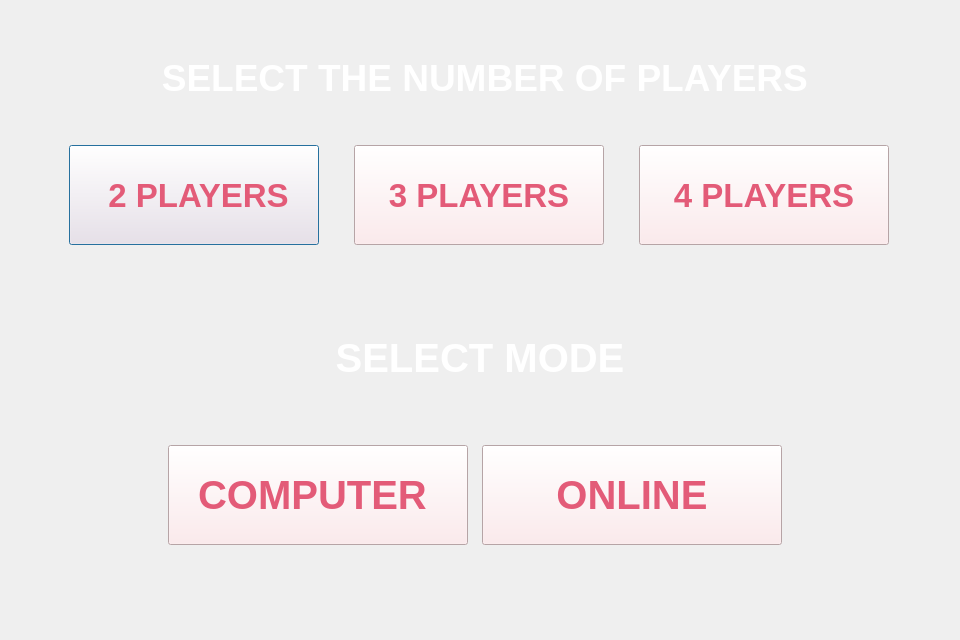
<?xml version="1.0" encoding="UTF-8"?>
<ui version="4.0">
 <class>PlayerNumber</class>
 <widget class="QDialog" name="PlayerNumber">
  <property name="geometry">
   <rect>
    <x>0</x>
    <y>0</y>
    <width>960</width>
    <height>640</height>
   </rect>
  </property>
  <property name="minimumSize">
   <size>
    <width>960</width>
    <height>640</height>
   </size>
  </property>
  <property name="maximumSize">
   <size>
    <width>960</width>
    <height>640</height>
   </size>
  </property>
  <property name="windowTitle">
   <string>Love Letter</string>
  </property>
  <property name="windowIcon">
   <iconset>
    <normalon>:/ressources/game_icon.png</normalon>
   </iconset>
  </property>
  <property name="styleSheet">
   <string notr="true">/*
background-color: rgb(81, 60, 117);
*/</string>
  </property>
  <widget class="QLabel" name="label">
   <property name="geometry">
    <rect>
     <x>10</x>
     <y>40</y>
     <width>960</width>
     <height>75</height>
    </rect>
   </property>
   <property name="minimumSize">
    <size>
     <width>960</width>
     <height>75</height>
    </size>
   </property>
   <property name="maximumSize">
    <size>
     <width>960</width>
     <height>75</height>
    </size>
   </property>
   <property name="font">
    <font>
     <pointsize>28</pointsize>
     <weight>75</weight>
     <bold>true</bold>
    </font>
   </property>
   <property name="styleSheet">
    <string notr="true">color: white;</string>
   </property>
   <property name="text">
    <string>SELECT THE NUMBER OF PLAYERS </string>
   </property>
   <property name="alignment">
    <set>Qt::AlignCenter</set>
   </property>
  </widget>
  <widget class="QWidget" name="horizontalLayoutWidget">
   <property name="geometry">
    <rect>
     <x>40</x>
     <y>130</y>
     <width>881</width>
     <height>131</height>
    </rect>
   </property>
   <layout class="QHBoxLayout" name="horizontalLayout">
    <item>
     <widget class="QPushButton" name="twoPlayersButton">
      <property name="minimumSize">
       <size>
        <width>250</width>
        <height>100</height>
       </size>
      </property>
      <property name="maximumSize">
       <size>
        <width>250</width>
        <height>100</height>
       </size>
      </property>
      <property name="font">
       <font>
        <pointsize>25</pointsize>
        <weight>75</weight>
        <bold>true</bold>
       </font>
      </property>
      <property name="styleSheet">
       <string notr="true">QPushButton{
	background-color: rgb(255,229,232);
	color: rgb(227,91,120);
}

QPushButton:checked{
	background-color: rgb(227,91,120);
	color: rgb(255,229,232);
}</string>
      </property>
      <property name="text">
       <string> 2 PLAYERS</string>
      </property>
      <property name="checkable">
       <bool>true</bool>
      </property>
      <property name="checked">
       <bool>false</bool>
      </property>
      <property name="autoRepeat">
       <bool>false</bool>
      </property>
     </widget>
    </item>
    <item>
     <widget class="QPushButton" name="threePlayersButton">
      <property name="minimumSize">
       <size>
        <width>250</width>
        <height>100</height>
       </size>
      </property>
      <property name="maximumSize">
       <size>
        <width>250</width>
        <height>100</height>
       </size>
      </property>
      <property name="font">
       <font>
        <pointsize>25</pointsize>
        <weight>75</weight>
        <bold>true</bold>
       </font>
      </property>
      <property name="styleSheet">
       <string notr="true">QPushButton{
	background-color: rgb(255,229,232);
	color: rgb(227,91,120);
}

QPushButton:checked{
	background-color: rgb(227,91,120);
	color: rgb(255,229,232);
}</string>
      </property>
      <property name="text">
       <string>3 PLAYERS</string>
      </property>
      <property name="checkable">
       <bool>true</bool>
      </property>
     </widget>
    </item>
    <item>
     <widget class="QPushButton" name="fourPlayersButton">
      <property name="minimumSize">
       <size>
        <width>250</width>
        <height>100</height>
       </size>
      </property>
      <property name="maximumSize">
       <size>
        <width>250</width>
        <height>100</height>
       </size>
      </property>
      <property name="font">
       <font>
        <pointsize>25</pointsize>
        <weight>75</weight>
        <bold>true</bold>
       </font>
      </property>
      <property name="styleSheet">
       <string notr="true">QPushButton{
	background-color: rgb(255,229,232);
	color: rgb(227,91,120);
}

QPushButton:checked{
	background-color: rgb(227,91,120);
	color: rgb(255,229,232);
}</string>
      </property>
      <property name="text">
       <string>4 PLAYERS</string>
      </property>
      <property name="checkable">
       <bool>true</bool>
      </property>
      <property name="checked">
       <bool>false</bool>
      </property>
     </widget>
    </item>
   </layout>
  </widget>
  <widget class="QLabel" name="label_2">
   <property name="geometry">
    <rect>
     <x>0</x>
     <y>320</y>
     <width>960</width>
     <height>75</height>
    </rect>
   </property>
   <property name="minimumSize">
    <size>
     <width>960</width>
     <height>75</height>
    </size>
   </property>
   <property name="maximumSize">
    <size>
     <width>960</width>
     <height>75</height>
    </size>
   </property>
   <property name="font">
    <font>
     <pointsize>30</pointsize>
     <weight>75</weight>
     <bold>true</bold>
    </font>
   </property>
   <property name="styleSheet">
    <string notr="true">color: white;
</string>
   </property>
   <property name="text">
    <string>SELECT MODE</string>
   </property>
   <property name="alignment">
    <set>Qt::AlignCenter</set>
   </property>
  </widget>
  <widget class="QWidget" name="horizontalLayoutWidget_2">
   <property name="geometry">
    <rect>
     <x>160</x>
     <y>430</y>
     <width>631</width>
     <height>131</height>
    </rect>
   </property>
   <layout class="QHBoxLayout" name="horizontalLayout_2">
    <item>
     <widget class="QPushButton" name="computerButton">
      <property name="minimumSize">
       <size>
        <width>300</width>
        <height>100</height>
       </size>
      </property>
      <property name="maximumSize">
       <size>
        <width>300</width>
        <height>100</height>
       </size>
      </property>
      <property name="font">
       <font>
        <pointsize>30</pointsize>
        <weight>75</weight>
        <bold>true</bold>
       </font>
      </property>
      <property name="styleSheet">
       <string notr="true">QPushButton{
	background-color: rgb(255,229,232);
	color: rgb(227,91,120);
}

QPushButton:disabled{
	background-color: rgb(194,165,171);
	color: rgb(79,63,66);
}</string>
      </property>
      <property name="text">
       <string>COMPUTER </string>
      </property>
      <property name="checkable">
       <bool>true</bool>
      </property>
     </widget>
    </item>
    <item>
     <widget class="QPushButton" name="onlineButton">
      <property name="minimumSize">
       <size>
        <width>300</width>
        <height>100</height>
       </size>
      </property>
      <property name="maximumSize">
       <size>
        <width>300</width>
        <height>100</height>
       </size>
      </property>
      <property name="font">
       <font>
        <pointsize>30</pointsize>
        <weight>75</weight>
        <bold>true</bold>
       </font>
      </property>
      <property name="styleSheet">
       <string notr="true">QPushButton{
	background-color: rgb(255,229,232);
	color: rgb(227,91,120);
}

QPushButton:disabled{
	background-color: rgb(194,165,171);
	color: rgb(79,63,66);
}</string>
      </property>
      <property name="text">
       <string>ONLINE</string>
      </property>
      <property name="checkable">
       <bool>true</bool>
      </property>
     </widget>
    </item>
   </layout>
  </widget>
 </widget>
 <resources/>
 <connections/>
</ui>
